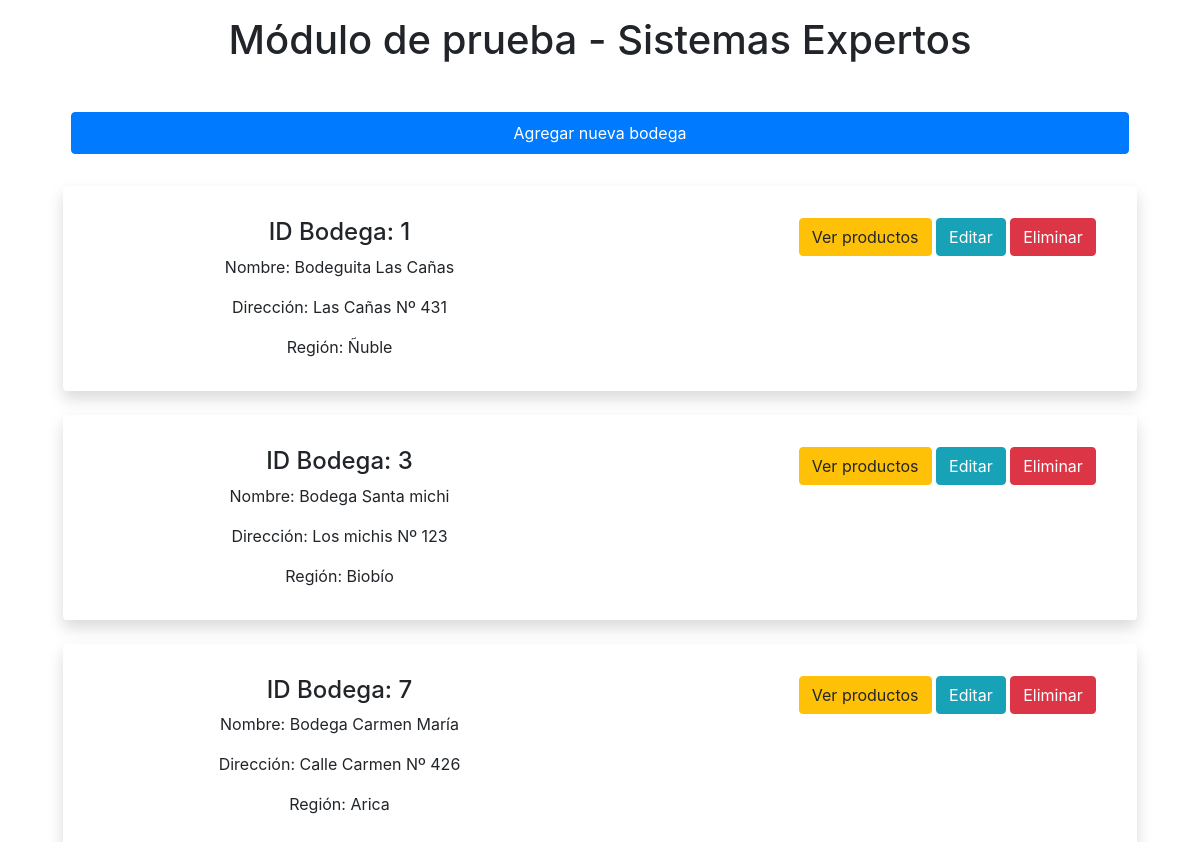
The page / on the database its author committed.
### tables this page shows
CREATE TABLE `bodega` (
  `id_bodega` int(3) NOT NULL,
  `nombre` varchar(30) NOT NULL,
  `direccion` varchar(30) NOT NULL,
  `region` varchar(30) NOT NULL
);

### index.php (the view, shortened to what this page needs)
<?php include('./db.php') ?>
<?php include('./includes/header.php') ?>
    <div class="container p-3">
        <h1 class="text-center">Módulo de prueba - Sistemas Expertos</h1>
    <div class="p-3 text-center">
    <div class="container p-3">
        <div class="row">
            <a href="./views/bodegas/agregar_bodega.php" class="btn btn-primary w-100 p-2 m-2">Agregar nueva bodega</a>
        </div>
        <?php
        $query = "SELECT * FROM bodega";
        $result = mysqli_query($connection, $query);
        while($row = $result->fetch_array()){
            $rows[] = $row;
        }
        if(isset($_SESSION['mensaje'])) { ?>
        <?php session_unset(); }
        if(count($rows) > 0){
        foreach($rows as $row){ ?>
            <div class='row p-3 shadow mt-4 rounded d-flex justify-content-between'>
                <div class='col-6 pt-3'>
                    <h4>ID Bodega: <?= $row['id_bodega'] ?> </h4>
                    <p>Nombre: <?= $row['nombre'] ?></p>
                    <p>Dirección: <?= $row['direccion'] ?> </p>
                    <p>Región: <?= $row['region'] ?></p>
                </div>
                <div class='col-4 pt-3'>
                    <a href="./views/productos/productos_bodega.php?id=<?= $row['id_bodega'] ?>" class="btn btn-warning">Ver productos</a>
                    <a href="./views/bodegas/modificar_bodega.php?id_bodega=<?= $row['id_bodega'] ?>" class='btn btn-info'>Editar</a>
                    <a href="./database/db_eliminar_bodega.php?id=<?= $row['id_bodega'] ?>" class='btn btn-danger'>Eliminar</a>
                </div>
            </div>
        <?php }
        }else{?>
            <div class="text-center">
            <h4>Aún no se han registrado bodegas.</h4>
            </div>
        <?php }
        ?>
    </div>
<?php include('./includes/footer.php') ?>

### includes/header.php (shortened to what this page needs)
<!DOCTYPE html>
<html lang="es">
<head>
    <link rel="stylesheet" href="https://cdn.jsdelivr.net/npm/bootstrap@4.5.3/dist/css/bootstrap.min.css">
</head>
<body>

### includes/footer.php (shortened to what this page needs)
</body>
</html>

### rows shown on the page
bodega: id_bodega "1", nombre "Bodeguita Las Cañas", direccion "Las Cañas Nº 431", region "Ñuble"
bodega: id_bodega "3", nombre "Bodega Santa michi", direccion "Los michis Nº 123", region "Biobío"
bodega: id_bodega "7", nombre "Bodega Carmen María", direccion "Calle Carmen Nº 426", region "Arica"
